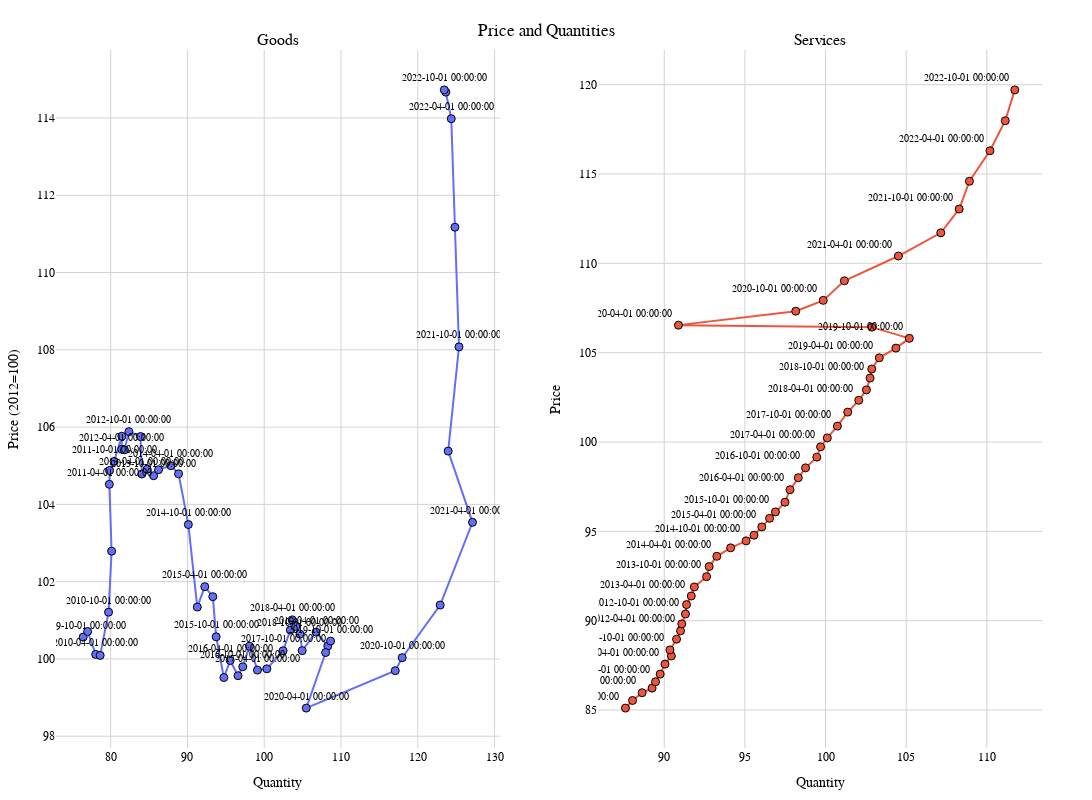

Here is the notebook cell this chart was saved with:
### Code cell


### Figure 1 — Plotly figure (JSON) as saved in the notebook; plotly's stock layout.template omitted (floating-point values rounded to 4 significant figures)
{"data": [{"marker": {"line": {"color": "black", "width": 1}, "size": 8}, "mode": "lines+markers+text", "name": "goods", "showlegend": false, "text": ["2009-10-01 00:00:00", "", "2010-04-01 00:00:00", "", "2010-10-01 00:00:00", "", "2011-04-01 00:00:00", "", "2011-10-01 00:00:00", "", "2012-04-01 00:00:00", "", "2012-10-01 00:00:00", "", "2013-04-01 00:00:00", "", "2013-10-01 00:00:00", "", "2014-04-01 00:00:00", "", "2014-10-01 00:00:00", "", "2015-04-01 00:00:00", "", "2015-10-01 00:00:00", "", "2016-04-01 00:00:00", "", "2016-10-01 00:00:00", "", "2017-04-01 00:00:00", "", "2017-10-01 00:00:00", "", "2018-04-01 00:00:00", "", "2018-10-01 00:00:00", "", "2019-04-01 00:00:00", "", "2019-10-01 00:00:00", "", "2020-04-01 00:00:00", "", "2020-10-01 00:00:00", "", "2021-04-01 00:00:00", "", "2021-10-01 00:00:00", "", "2022-04-01 00:00:00", "", "2022-10-01 00:00:00"], "textfont": {"size": 10}, "textposition": "top center", "type": "scatter", "x": [76.42, 77.0, 78.05, 78.63, 79.72, 80.12, 79.83, 79.86, 80.43, 81.45, 81.44, 81.8, 82.38, 83.88, 84.06, 84.75, 85.59, 86.23, 87.85, 88.84, 90.12, 91.28, 92.26, 93.3, 93.74, 94.74, 95.57, 96.59, 97.2, 98.08, 99.12, 100.3, 102.5, 103.4, 103.6, 104.1, 104.7, 104.9, 106.8, 108.3, 108.6, 108.0, 105.5, 117.1, 118.0, 122.9, 127.1, 124.0, 125.4, 124.8, 124.4, 123.7, 123.5], "xaxis": "x", "y": [100.6, 100.7, 100.1, 100.1, 101.2, 102.8, 104.5, 104.9, 105.1, 105.8, 105.4, 105.4, 105.9, 105.8, 104.8, 104.9, 104.7, 104.9, 105.0, 104.8, 103.5, 101.3, 101.9, 101.6, 100.6, 99.52, 99.96, 99.57, 99.8, 100.3, 99.71, 99.74, 100.2, 100.7, 101.0, 100.8, 100.6, 100.2, 100.7, 100.3, 100.5, 100.2, 98.73, 99.7, 100.0, 101.4, 103.5, 105.4, 108.1, 111.2, 114.0, 114.7, 114.7], "yaxis": "y"}, {"marker": {"line": {"color": "black", "width": 1}, "size": 8}, "mode": "lines+markers+text", "name": "services", "showlegend": false, "text": ["2009-10-01 00:00:00", "", "2010-04-01 00:00:00", "", "2010-10-01 00:00:00", "", "2011-04-01 00:00:00", "", "2011-10-01 00:00:00", "", "2012-04-01 00:00:00", "", "2012-10-01 00:00:00", "", "2013-04-01 00:00:00", "", "2013-10-01 00:00:00", "", "2014-04-01 00:00:00", "", "2014-10-01 00:00:00", "", "2015-04-01 00:00:00", "", "2015-10-01 00:00:00", "", "2016-04-01 00:00:00", "", "2016-10-01 00:00:00", "", "2017-04-01 00:00:00", "", "2017-10-01 00:00:00", "", "2018-04-01 00:00:00", "", "2018-10-01 00:00:00", "", "2019-04-01 00:00:00", "", "2019-10-01 00:00:00", "", "2020-04-01 00:00:00", "", "2020-10-01 00:00:00", "", "2021-04-01 00:00:00", "", "2021-10-01 00:00:00", "", "2022-04-01 00:00:00", "", "2022-10-01 00:00:00"], "textfont": {"size": 10}, "textposition": "top left", "type": "scatter", "x": [87.59, 88.03, 88.63, 89.24, 89.46, 89.75, 90.05, 90.44, 90.35, 90.76, 91.01, 91.09, 91.31, 91.38, 91.67, 91.86, 92.62, 92.78, 93.26, 94.12, 95.07, 95.56, 96.05, 96.53, 96.89, 97.48, 97.8, 98.31, 98.76, 99.46, 99.69, 100.1, 100.7, 101.4, 102.1, 102.5, 102.8, 102.9, 103.3, 104.4, 105.2, 102.9, 90.88, 98.15, 99.86, 101.2, 104.5, 107.1, 108.3, 108.9, 110.2, 111.1, 111.7], "xaxis": "x2", "y": [85.11, 85.53, 85.97, 86.22, 86.58, 87.01, 87.57, 88.03, 88.36, 88.97, 89.43, 89.82, 90.37, 90.9, 91.38, 91.89, 92.47, 93.03, 93.6, 94.08, 94.47, 94.78, 95.25, 95.73, 96.09, 96.63, 97.33, 98.0, 98.55, 99.15, 99.73, 100.2, 100.9, 101.7, 102.3, 102.9, 103.6, 104.1, 104.7, 105.3, 105.8, 106.4, 106.5, 107.3, 107.9, 109.0, 110.4, 111.7, 113.0, 114.6, 116.3, 118.0, 119.7], "yaxis": "y2"}], "layout": {"annotations": [{"font": {"size": 16}, "showarrow": false, "text": "Goods", "x": 0.225, "xanchor": "center", "xref": "paper", "y": 1, "yanchor": "bottom", "yref": "paper"}, {"font": {"size": 16}, "showarrow": false, "text": "Services", "x": 0.775, "xanchor": "center", "xref": "paper", "y": 1, "yanchor": "bottom", "yref": "paper"}], "font": {"color": "black", "family": "Arial", "size": 12}, "height": 800, "margin": {"b": 50, "l": 50, "r": 50, "t": 50}, "plot_bgcolor": "white", "title": {"text": "Price and Quantities", "x": 0.5, "y": 0.97}, "width": 1200, "xaxis": {"anchor": "y", "domain": [0, 0.45], "gridcolor": "lightgray", "showgrid": true, "title": {"text": "Quantity"}, "zeroline": false}, "xaxis2": {"anchor": "y2", "domain": [0.55, 1], "gridcolor": "lightgray", "showgrid": true, "title": {"text": "Quantity"}, "zeroline": false}, "yaxis": {"anchor": "x", "domain": [0, 1], "gridcolor": "lightgray", "showgrid": true, "title": {"text": "Price (2012=100)"}, "zeroline": false}, "yaxis2": {"anchor": "x2", "domain": [0, 1], "gridcolor": "lightgray", "showgrid": true, "title": {"text": "Price"}, "zeroline": false}}}
